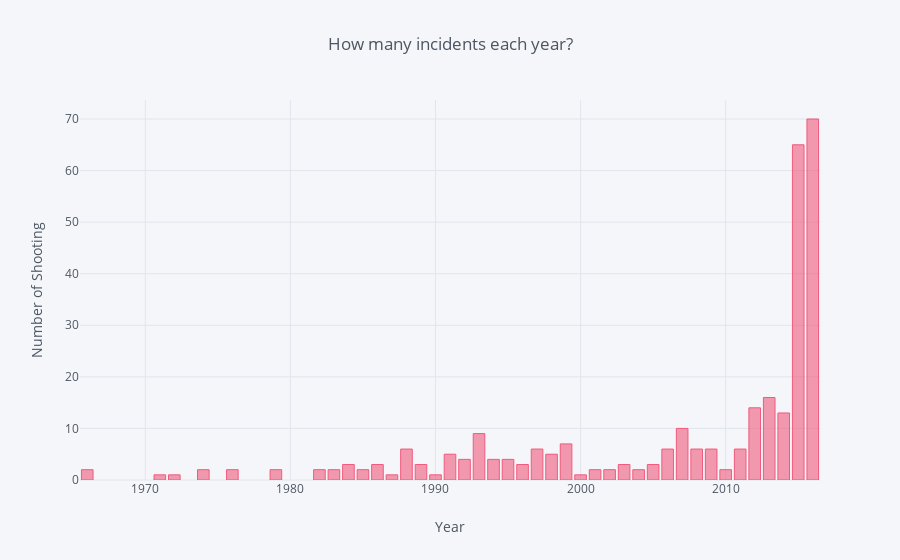

This figure's notebook cell:
### Markdown cell above
# Graph 1: How many shootings occured each year?

### Code cell
import datetime as dt
df['Date'] = pd.to_datetime(df['Date'])
years = df['Date'].dt.year
count = years.value_counts(sort=False)


count.iplot(kind='bar', 
            xTitle= 'Year', 
            yTitle='Number of Shooting', 
            title='How many incidents each year?',
            color='#f15a7d')

### Figure 1 — Plotly figure (JSON) as saved in the notebook; plotly's stock layout.template omitted (floating-point values rounded to 4 significant figures)
{"data": [{"marker": {"color": "rgba(241, 90, 125, 0.6)", "line": {"color": "rgba(241, 90, 125, 1.0)", "width": 1}}, "name": "Date", "orientation": "v", "text": "", "type": "bar", "x": [1966, 1971, 1972, 1974, 1976, 1979, 1982, 1983, 1984, 1985, 1986, 1987, 1988, 1989, 1990, 1991, 1992, 1993, 1994, 1995, 1996, 1997, 1998, 1999, 2000, 2001, 2002, 2003, 2004, 2005, 2006, 2007, 2008, 2009, 2010, 2011, 2012, 2013, 2014, 2015, 2016], "y": [2, 1, 1, 2, 2, 2, 2, 2, 3, 2, 3, 1, 6, 3, 1, 5, 4, 9, 4, 4, 3, 6, 5, 7, 1, 2, 2, 3, 2, 3, 6, 10, 6, 6, 2, 6, 14, 16, 13, 65, 70]}], "layout": {"legend": {"bgcolor": "#F5F6F9", "font": {"color": "#4D5663"}}, "paper_bgcolor": "#F5F6F9", "plot_bgcolor": "#F5F6F9", "title": "How many incidents each year?", "titlefont": {"color": "#4D5663"}, "xaxis1": {"gridcolor": "#E1E5ED", "showgrid": true, "tickfont": {"color": "#4D5663"}, "title": "Year", "titlefont": {"color": "#4D5663"}, "zerolinecolor": "#E1E5ED"}, "yaxis1": {"gridcolor": "#E1E5ED", "showgrid": true, "tickfont": {"color": "#4D5663"}, "title": "Number of Shooting", "titlefont": {"color": "#4D5663"}, "zerolinecolor": "#E1E5ED"}}}
